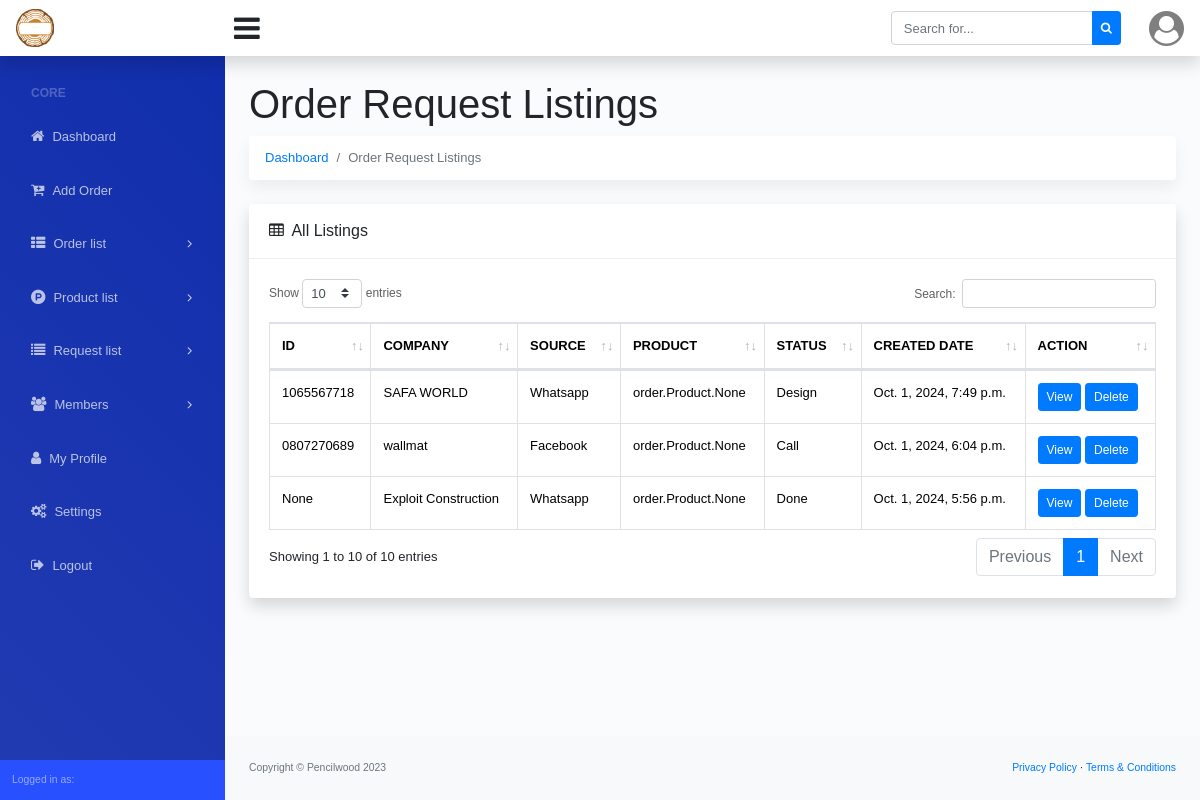
The page /order-request/ on the database as committed earlier.
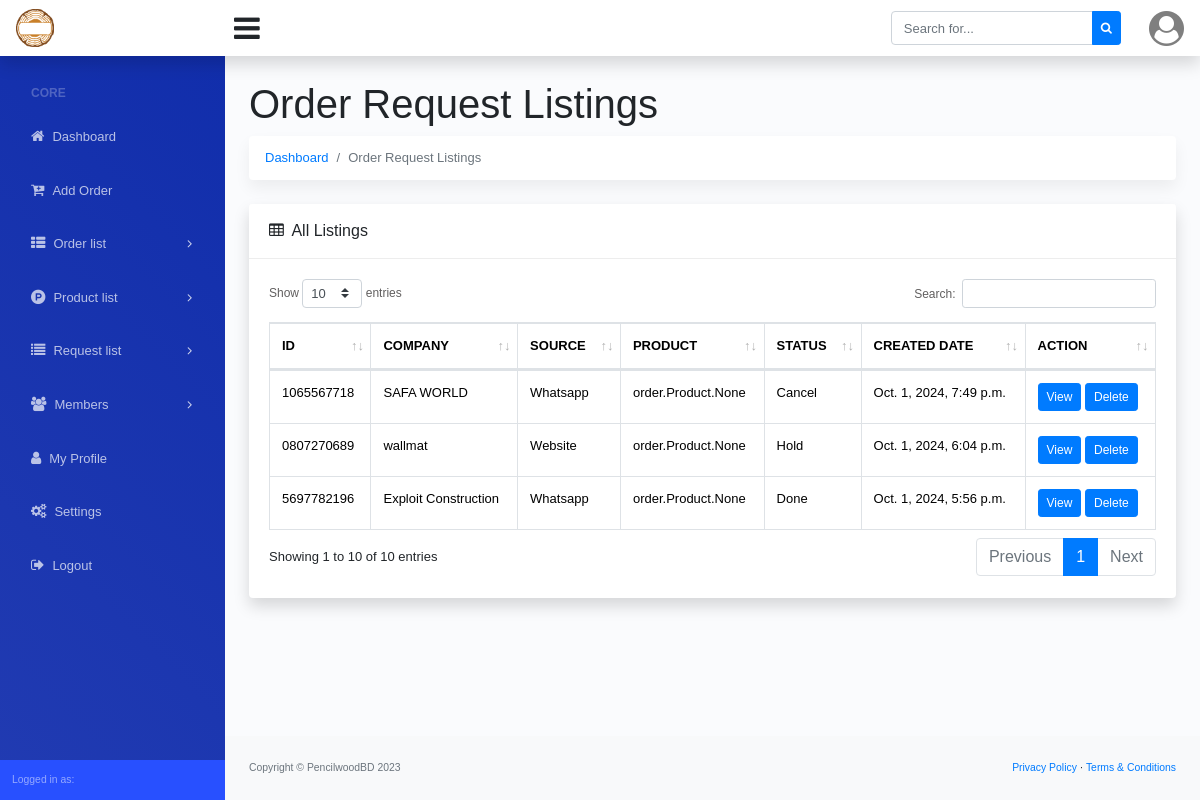
The same page on the database as committed later.
### order/models.py (models this page shows, shortened)
class OrderRequest(models.Model):
    STATUS_CHOICES = (
        ('None', 'None'),
        ('Design', 'Design'),
        ('Correction', 'Correction'),
        ('Call', 'Call'),
        ('Knock', 'Knock'),
        ('Other', 'Other'),
        ('Get Design', 'Get Design'),
        ('Done', 'Done'),
        ('Sample', 'Sample'),
        ('Hold', 'Hold'),
        ('Cancel', 'Cancel'),
        ('Mockup', 'Mockup'),
    )
    SOURCE = (
        ('Facebook', 'Facebook'),
        ('Whatsapp', 'Whatsapp'),
        ('Website', 'Website'),
        ('Others', 'Others'),
    )
    request_created_by = models.ForeignKey(Custom_User, on_delete=models.SET_NULL, blank=True, null=True)
    tracking_ID = models.CharField(max_length=10, blank=True, null=True)
    company = models.CharField(max_length=250)
    name = models.CharField(max_length=250)
    phone_number = models.CharField(max_length=20)
    source = models.CharField(choices=SOURCE, max_length=50, default='Others')
    product = models.ManyToManyField(Product)
    status = models.CharField(max_length=50, choices=STATUS_CHOICES, default='None')
    remark = models.TextField(blank=True, null=True)
    order_created = models.BooleanField(default=False)
    logo = models.URLField(max_length=300, blank=True, null=True)
    picture1 = models.URLField(max_length=300, blank=True, null=True)
    picture2 = models.URLField(max_length=300, blank=True, null=True)
    picture3 = models.URLField(max_length=300, blank=True, null=True)
    picture4 = models.URLField(max_length=300, blank=True, null=True)
    picture5 = models.URLField(max_length=300, blank=True, null=True)
    created_at = models.DateTimeField(auto_now_add=True)
    last_update = models.DateTimeField(auto_now=True)

### dashboard/models.py (models this page shows, shortened)
class Site_Settings(models.Model):
    fav_icon = models.ImageField(upload_to='logo/', blank=True, null=True)
    logo = models.ImageField(upload_to='logo/', blank=True, null=True)
    website_name = models.CharField(max_length=200, blank=True, null=True)
    website_title = models.CharField(max_length=1000, blank=True, null=True)
    copyright_company = models.CharField(max_length=200)
    copyright_year = models.CharField(max_length=4)

### order/views.py (the view)
# urls.py: path('order-request/', OrderRequestListView.as_view(), name='order_request_list'),
class OrderRequestListView(ListView):
    model = OrderRequest
    template_name = 'request/order_request_list.html'  # Define your template here
    context_object_name = 'order_requests'
    ordering = ['-id']

### dashboard/context_processor.py (called while the page is built)
def website_settings(request):
    website_setting = Site_Settings.objects.all().first()
    return {'website_setting': website_setting}

### templates/request/order_request_list.html (shortened to what the changed rows need)
{% extends '../base.html' %}
{% block dashboard_body %}
<main>
    <div class="container-fluid">
        <h1 class="mt-4">Order Request Listings</h1>
        <div class="row">
            <div class="col-xl-12">
                <div class="card mb-4">
                    <div class="card-body">
                        <div class="table-responsive">
                            <div id="dataTable_wrapper" class="dataTables_wrapper dt-bootstrap4 no-footer">
                                <div class="row">
                                    <div class="col-sm-12">
                                        <table class="table table-bordered dataTable no-footer" id="dataTable"
                                            width="100%" cellspacing="0" role="grid" aria-describedby="dataTable_info"
                                            style="width: 100%;">
                                            <thead>
                                                <tr class="text-uppercase" role="row">
                                                    <th class="sorting" tabindex="0" aria-controls="dataTable"
                                                        rowspan="1" colspan="1"
                                                        aria-label="No: activate to sort column ascending"
                                                        style="width: fixed;">ID</th>
                                                    <th class="sorting" tabindex="0" aria-controls="dataTable"
                                                        rowspan="1" colspan="1"
                                                        aria-label="Name: activate to sort column ascending" ">Company</th>
                                                    <th class=" sorting" tabindex="0" aria-controls="dataTable"
                                                        rowspan="1" colspan="1"
                                                        aria-label="Slug: activate to sort column ascending" ">Source</th>
                                                    <th class=" sorting" tabindex="0" aria-controls="dataTable"
                                                        rowspan="1" colspan="1"
                                                        aria-label="Slug: activate to sort column ascending" ">Product</th>
                                                    <th class=" sorting" tabindex="0" aria-controls="dataTable"
                                                        rowspan="1" colspan="1"
                                                        aria-label="Slug: activate to sort column ascending" ">Status</th>
                                                    <th class=" sorting" tabindex="0" aria-controls="dataTable"
                                                        rowspan="1" colspan="1"
                                                        aria-label="Created Date: activate to sort column ascending">
                                                        Created Date</th>
                                                    <th class="sorting" tabindex="0" aria-controls="dataTable"
                                                        rowspan="1" colspan="1"
                                                        aria-label="Action: activate to sort column ascending">Action
                                                    </th>
                                                </tr>
                                            </thead>
                                            <tbody>
                                                {% for order_request in order_requests %}
                                                <tr role="row" class="odd">
                                                    <td>
                                                        {{order_request.tracking_ID}}
                                                    </td>
                                                    <td>
                                                        {{order_request.company}}
                                                    </td>
                                                    <td>
                                                        {{order_request.source}}
                                                    </td>
                                                    <td>
                                                        {{order_request.product}}
                                                    </td>
                                                    <td>
                                                        {{order_request.status}}
                                                    </td>
                                                    <td>
                                                        {{order_request.created_at}}
                                                    </td>
                                                    <td>
                                                        <a href="{% url 'order_request_view' order_request.id %}"
                                                            class="btn btn-primary btn-sm">
                                                            View
                                                        </a>
                                                        <a href="{% url 'order_request_delete' order_request.id %}"
                                                            class="btn btn-primary btn-sm">
                                                            Delete
                                                        </a>
                                                    </td>
                                                </tr>
                                                {% endfor %}
                                            </tbody>
                                        </table>
                                    </div>
                                </div>
                            </div>
                        </div>
                    </div>
                </div>
            </div>
        </div>
    </div>
</main>
{% endblock dashboard_body %}

### templates/base.html (shortened to what this page needs)
{% load static %}
<!DOCTYPE html>
<html lang="en">
<head>
  <link href="https://cdn.jsdelivr.net/npm/bootstrap@5.3.2/dist/css/bootstrap.min.css" rel="stylesheet"
>
  <link href="{% static 'assets/css/dataTables.bootstrap4.min.css' %}" rel="stylesheet">
  <link href="{% static 'assets/css/styles.css' %}" rel="stylesheet" />
  <link rel="stylesheet" href="https://cdnjs.cloudflare.com/ajax/libs/font-awesome/4.7.0/css/font-awesome.min.css">
</head>
<body class="sb-nav-fixed">
  {% include './navbar.html' %}
  <div id="layoutSidenav">
    <div id="layoutSidenav_nav">
      {% include './side_navbar.html' %}
    </div>
    <div id="layoutSidenav_content">
      {% block dashboard_body %}
      {% endblock dashboard_body %}
      <footer class="py-4 bg-light mt-auto">
        <div class="container-fluid">
          <div class="d-flex align-items-center justify-content-between small">
            <div class="text-muted">Copyright &copy; {{website_setting.copyright_company}} {{website_setting.copyright_year}}</div>
            <div>
              <a href="">Privacy Policy</a>
              &middot;
              <a href="">Terms &amp; Conditions</a>
            </div>
          </div>
        </div>
      </footer>
    </div>
  </div>
</body>
</html>

### templates/navbar.html (shortened to what this page needs)
{% load static %}
<nav class="sb-topnav navbar navbar-expand navbar-light bg-white shadow-sm">
    <a class="navbar-brand" href="{% url 'dashboard' %}">
        <img alt="logo" src="{{website_setting.logo.url}}" width="60%">
    </a>
    <button class="btn btn-link btn-sm order-1 order-lg-0" id="sidebarToggle" href="#"
        style="font-size: 30px !important;"><i class="fa fa-bars"></i></button>
    <form class="d-none d-md-inline-block form-inline ml-auto mr-0 mr-md-3 my-2 my-md-0">
        <div class="input-group">
            <input class="form-control" type="text" placeholder="Search for..." aria-label="Search"
                aria-describedby="basic-addon2" />
            <div class="input-group-append">
                <button class="btn btn-primary btn-sm" type="button"><i class="fa fa-search"></i></button>
            </div>
        </div>
    </form>
    <ul class="navbar-nav ml-auto ml-md-0">
        <li class="nav-item dropdown no-arrow ml-1 osahan-profile-dropdown">
            <a class="nav-link dropdown-toggle pr-0" href="#" role="button" data-toggle="dropdown" aria-haspopup="true"
                aria-expanded="false">
                <i class="fa fa-user-circle" style="font-size: 35px;"></i>
            </a>
        </li>
    </ul>
</nav>

Rows that differ between the two databases and show on the page:
changed Site_Settings: copyright_company "Pencilwood" → "PencilwoodBD"
changed OrderRequest "SAFA WORLD": status "Design" → "Cancel"
changed OrderRequest "wallmat": source "Facebook" → "Website"; status "Call" → "Hold"
changed OrderRequest "Exploit Construction": tracking_ID "None" → "5697782196"
